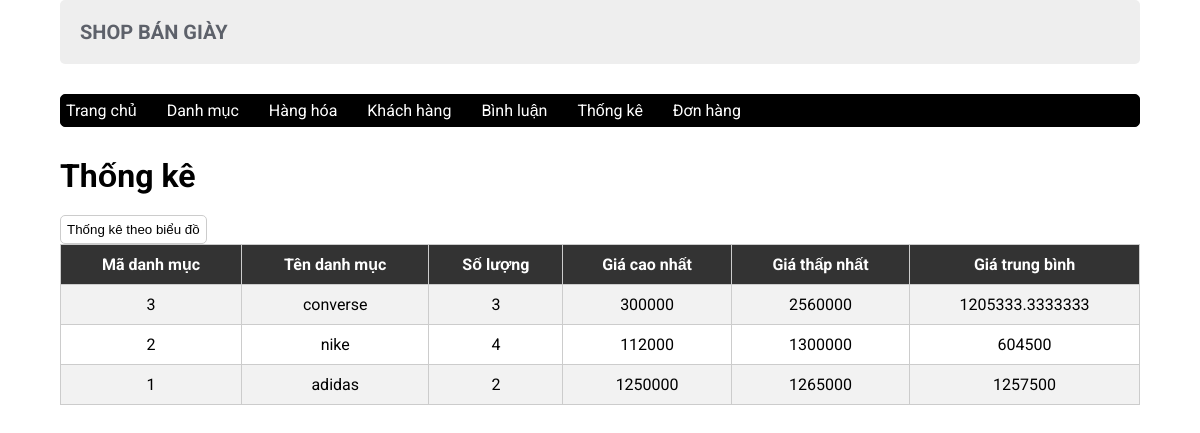
The page /admin/index.php?act=thongke on the database its author committed.
### tables this page shows
CREATE TABLE `danhmuc` (
  `id` int(10) NOT NULL,
  `name` varchar(255) NOT NULL
);

### model/pdo.php (called while the page is built, shortened)
<?php
function pdo_get_connection(){
    $host = "localhost";
    $username = "root";
    $password = "";
    $dbname = "duan1thi";
    try {
        $conn = new PDO("mysql:host=$host;dbname=$dbname", $username, $password);
        $conn->setAttribute(PDO::ATTR_ERRMODE, PDO::ERRMODE_EXCEPTION);
        return $conn;
    } catch (PDOException $e) {
        die("Connect failed " . $e->getMessage());
    }
}
function pdo_query($sql){
    $sql_args = array_slice(func_get_args(),1);
    try{
        $conn = pdo_get_connection();
        $stmt = $conn -> prepare($sql);
        $stmt ->execute($sql_args);
        $rows = $stmt->fetchAll();
        return $rows;
    }
    catch(PDOException $e){
        throw $e;
    }
    finally{
        unset($conn);
    }
}
?>

### model/cart.php (called while the page is built, shortened)
<?php
function thongke()
{
    $sql = "SELECT
            danhmuc.id AS madm,
            danhmuc.name AS tendm,
            COUNT(sanpham.id) AS countsp,
            MIN(sanpham.price) AS minprice,
            MAX(sanpham.price) AS maxprice,
            AVG(sanpham.price) AS avgprice
        FROM
            danhmuc
        LEFT JOIN
            sanpham ON danhmuc.id = sanpham.iddm
        GROUP BY
            danhmuc.id, danhmuc.name
        ORDER BY
            danhmuc.id DESC;
        ";
    $listtk = pdo_query($sql);
    return $listtk;
}

### admin/thongke/thongke.php (the view)
<div class="row2">
         <div class="row2 font_title">
          <h1>Thống kê</h1>
         </div>
         <div class="row2 form_content ">
          <form action="#" method="POST">
           <div class="row2 mb10 formds_loai">
           <table>
            <tr>
                <th>Mã danh mục</th>
                <th>Tên danh mục</th>
                <th>Số lượng</th>
                <th>Giá cao nhất</th>
                <th>Giá thấp nhất</th>
                <th>Giá trung bình</th>
            </tr>
            <?php
                foreach ($listthongke as $tk){
                    extract($tk);
                    echo'<tr>
                        <td>'.$madm.'</td>
                        <td>'.$tendm.'</td>
                        <td>'.$countsp.'</td>
                        <td>'.$minprice.'</td>
                        <td>'.$maxprice.'</td>
                        <td>'.$avgprice.'</td>
                         </tr>';
                }
            ?>
            <a href="index.php?act=bieudo" class="list-button"><input type="button" value="Thống kê theo biểu đồ"></a>
           </table>
           </div>
          </form>
         </div>
        </div>

### css/css.css (style rules this page uses)
:root { --white-color:#fff; --black-color:#000; --text-color:#333; }
* { margin:0; padding:0; box-sizing:border-box; }
body { font-family:'Roboto', sans-serif; }
.row2 { float:left; width:100%; }
.mb10 { margin-bottom:10px; }
form { text-align: left; margin-top: 20px; }
.form_account input[type="reset"], .form_account input[type="submit"], .form_content input[type="submit"], .form_content input[type="reset"], .form_content input[type="button"] { padding: 6px; background: white; border: 1px solid #CCC; border-radius: 5px; }
table { width: 100%; border-collapse: collapse; border-spacing: 0; margin-bottom: 20px; }
table, th, td { border: 1px solid #ccc; }
th, td { padding: 10px; text-align: center; }
th { background-color: #333; color: white; }
tr:nth-child(even) { background-color: #f2f2f2; }
* { box-sizing:border-box }

### rows shown on the page
danhmuc: id "3", name "converse", countsp "3", minprice "300000", maxprice "2560000", avgprice "1205333.3333333"
danhmuc: id "2", name "nike", countsp "4", minprice "112000", maxprice "1300000", avgprice "604500"
danhmuc: id "1", name "adidas", countsp "2", minprice "1250000", maxprice "1265000", avgprice "1257500"
